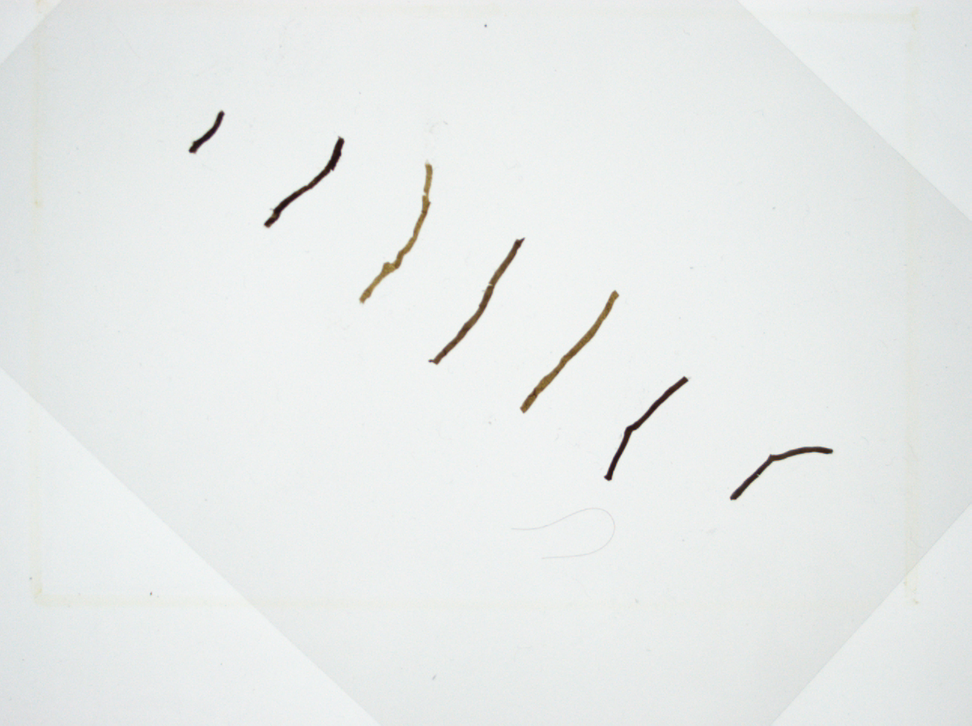
%> input picture data/004.bmp, 972 x 726 px, shrunk from 1292 x 964 before the run
$ octave --eval "result = maxregion(imread('../data/004.bmp'));"   (GNU Octave 9; MATLAB toolbox functions it lacks are replaced by stand-ins)
%> lines starting %> are read from the running program, lines starting %| are printed output that depends on the picture; in (x1, y1, x2, y2) boxes, pixels count from 0 and x2, y2 are one past the last pixel; in counts of white or black regions, pixels touching at a corner belong together; the program's own positions count from 1
function img = maxregion(I)
% --- 函数说明 ---
% 保留面积最大的区域
%
% 1.输入为二值化图，返回二值化图
% 2.输入为灰度图，返回灰度图
% 3.输入为rgb图，返回rgb图
%
% --- 输入 ---
% I : 图像
%
% --- 输出 ---
% img : 保留的最大区域图像
%
% ------
% author: Robin An
% e-mail: ruianlc@gmail.com
% created: 2021-09-23,   using Matlab R2020b (9.9.0.1467703) 64-bit (win64)
% last modified by Robin An on 2021-10-23
% copyright 2021 - Robin An.
%%%%%%%%%%%%%%%%%%%%%%%%%%%%%%%%%%%%%%%%%%%%%%%%%%%%%%%%%%%%%%%%%%%%%%%%%%%

lenI = length(size(I));
%> lenI = 3

if lenI == 2
    if ~islogical(I)         % 灰度图
        imBw = imbinarize(I,greythresh(I));
    else                     % 二值化图
        imBw = I;
    end

    imLabel = bwlabel(imBw);
    stats = regionprops(imLabel,'Area');
    area = cat(1,stats.Area);
    iid = find(area == max(area));

    imLabel(imLabel ~= iid) = 0;
    imLabel(imLabel == iid) = 1;

    if ~islogical(I)
        img = imLabel.*I;
    else
        img = imLabel;
    end
else            % rgb图
    rgbImage = I;
%> rgbImage is the input picture: size 726x972x3 uint8; mean R, G, B 231.8, 234.8, 233.7
    grayImage = min(rgbImage, [], 3); % 获取最大区域

    threshold = graythresh(grayImage);
%> threshold = 0.588
    mask = imbinarize(grayImage,threshold);
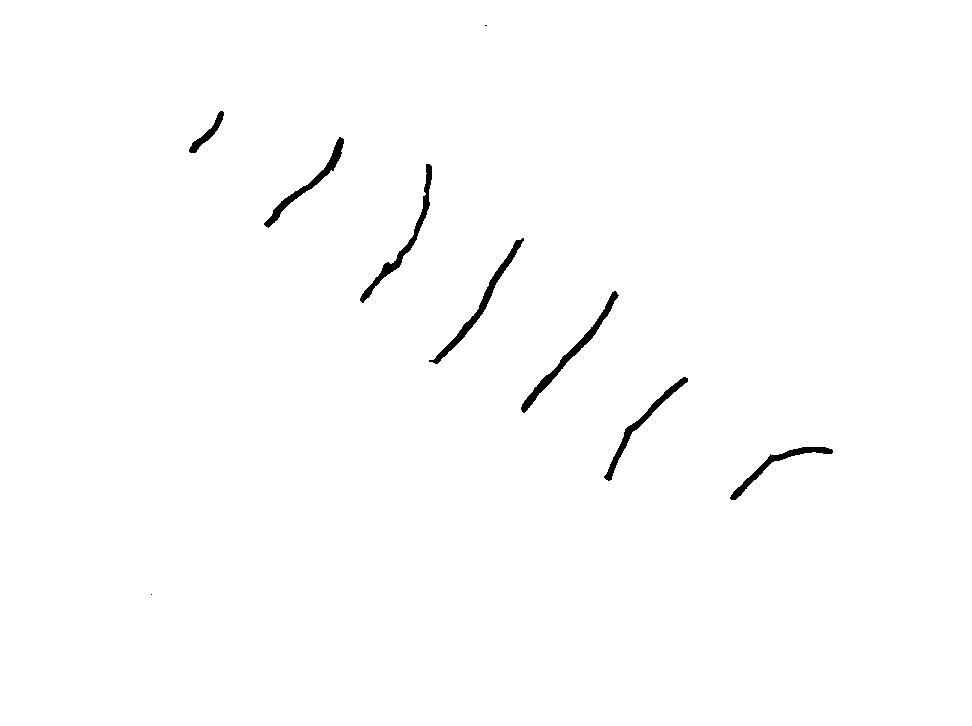
%> mask: size 726x972 logical; 99.2% white; 9 black regions (2 under 20 px), largest, box (x1, y1, x2, y2) and area: (521, 291, 619, 413) 1038, (429, 238, 524, 364) 1004, (360, 164, 432, 303) 959

    % 提取面积最大的区域
    mask = bwareafilt(~mask, 1);
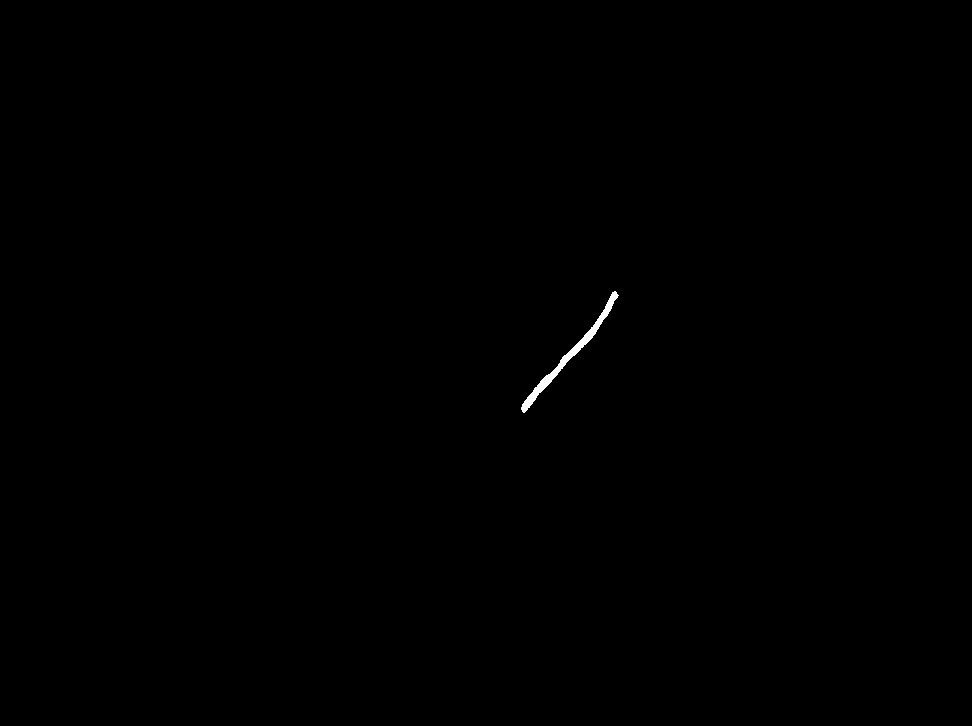
%> mask: size 726x972 logical; 0.15% white; 1 white region, box (x1, y1, x2, y2) and area: (521, 291, 619, 413) 1038
    mask = imfill(mask, 'holes');

    redChannel = rgbImage(:, :, 1);
    greenChannel = rgbImage(:, :, 2);
    blueChannel = rgbImage(:, :, 3);

    % 三个通道的灰度化均值
    meanGLR = mean(rgbImage(redChannel > threshold));
%> meanGLR = 231.8
    meanGLG = mean(rgbImage(greenChannel > threshold));
%> meanGLG = 231.8
    meanGLB = mean(rgbImage(blueChannel > threshold));
%> meanGLB = 231.8

    % mask以外的区域使用平均灰度填充
    redChannel(~mask) = meanGLR;
    greenChannel(~mask) = meanGLG;
    blueChannel(~mask) = meanGLB;

    img = cat(3, redChannel, greenChannel, blueChannel);

end
